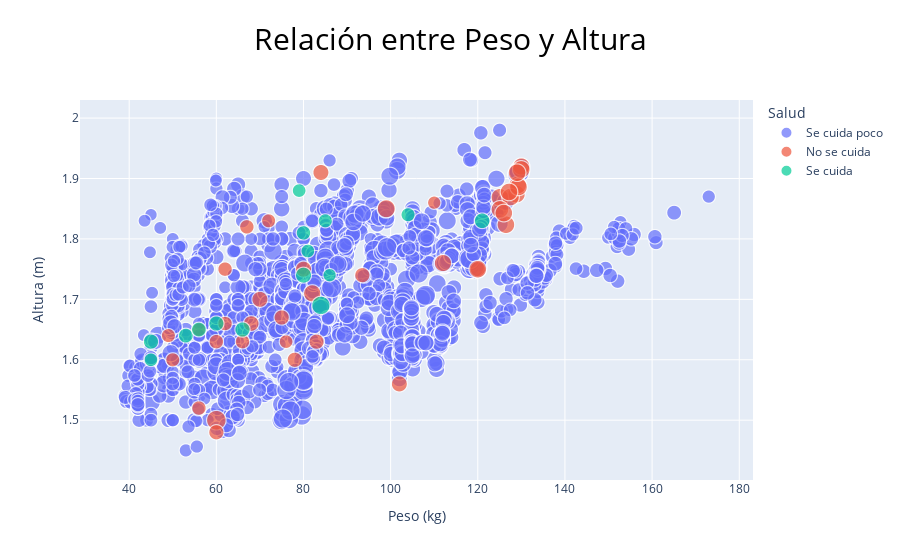

Notebook code cell kept with this figure:
### Markdown cell above
La cantidad de personas que se cuidan frente a las que no se cuidan es mínimamente superior en el grupo con peso insuficiente, en el resto de grupos hay mayor número de personas que no se cuidan

### Code cell
fig = px.scatter(obesidad_limpio, x='weight', y='height', color='Salud', size='age',
                 labels={'weight': 'Peso (kg)', 'height': 'Altura (m)'},
                 title='Relación entre Peso y Altura')
# Modificar el título
fig.update_layout(title_font=dict(size=30,color='black'),title_x=0.5)
# Mostrar el gráfico
fig.show()

### Figure 1 — Plotly figure (JSON) as saved in the notebook; plotly's stock layout.template omitted (floating-point values rounded to 4 significant figures; data arrays with more than 128 entries replaced by an {"elided": "..."} marker saying what was removed)
{"data": [{"hovertemplate": "Salud=Se cuida poco<br>Peso (kg)=%{x}<br>Altura (m)=%{y}<br>age=%{marker.size}<extra></extra>", "legendgroup": "Se cuida poco", "marker": {"color": "#636efa", "size": {"elided": "1999 float values"}, "sizemode": "area", "sizeref": 0.1, "symbol": "circle"}, "mode": "markers", "name": "Se cuida poco", "showlegend": true, "type": "scattergl", "x": {"elided": "1999 float values"}, "xaxis": "x", "y": {"elided": "1999 float values"}, "yaxis": "y"}, {"hovertemplate": "Salud=No se cuida<br>Peso (kg)=%{x}<br>Altura (m)=%{y}<br>age=%{marker.size}<extra></extra>", "legendgroup": "No se cuida", "marker": {"color": "#EF553B", "size": [21, 30, 20, 21, 30, 19, 23, 19, 23, 38, 20, 21, 30, 26, 23, 26, 23, 26, 23, 21, 33, 20, 21, 21, 18, 26, 23, 25, 30.61, 31.46, 31.35, 30.58, 31.19, 31.36, 31.03, 30.68, 31.21, 30.9, 31.2, 31.19], "sizemode": "area", "sizeref": 0.1, "symbol": "circle"}, "mode": "markers", "name": "No se cuida", "showlegend": true, "type": "scattergl", "x": [56, 82, 50, 62, 112, 76, 75, 56, 93.5, 60, 72, 60, 130, 84, 60, 80, 83, 102, 78, 66, 99, 49, 67, 62, 110, 70, 120, 68, 120, 128.9, 126.5, 125.1, 129.2, 127.5, 129.3, 130.0, 127.2, 129.0, 125.1, 126.0], "xaxis": "x", "y": [1.52, 1.71, 1.6, 1.66, 1.76, 1.63, 1.67, 1.65, 1.74, 1.5, 1.83, 1.63, 1.92, 1.91, 1.48, 1.75, 1.63, 1.56, 1.6, 1.63, 1.85, 1.64, 1.82, 1.75, 1.86, 1.7, 1.75, 1.66, 1.75, 1.874, 1.824, 1.869, 1.889, 1.869, 1.886, 1.915, 1.878, 1.91, 1.849, 1.843], "yaxis": "y"}, {"hovertemplate": "Salud=Se cuida<br>Peso (kg)=%{x}<br>Altura (m)=%{y}<br>age=%{marker.size}<extra></extra>", "legendgroup": "Se cuida", "marker": {"color": "#00cc96", "size": [22, 22, 21, 23, 19, 23, 34, 20, 25, 19, 19, 26, 23, 18, 20], "sizemode": "area", "sizeref": 0.1, "symbol": "circle"}, "mode": "markers", "name": "Se cuida", "showlegend": true, "type": "scattergl", "x": [53, 56, 80, 45, 45, 60, 84, 85, 121, 81, 79, 80, 66, 86, 104], "xaxis": "x", "y": [1.64, 1.65, 1.81, 1.63, 1.6, 1.66, 1.69, 1.83, 1.83, 1.78, 1.88, 1.74, 1.65, 1.74, 1.84], "yaxis": "y"}], "layout": {"legend": {"itemsizing": "constant", "title": {"text": "Salud"}, "tracegroupgap": 0}, "title": {"font": {"color": "black", "size": 30}, "text": "Relación entre Peso y Altura", "x": 0.5}, "xaxis": {"anchor": "y", "domain": [0, 1], "title": {"text": "Peso (kg)"}}, "yaxis": {"anchor": "x", "domain": [0, 1], "title": {"text": "Altura (m)"}}}}
